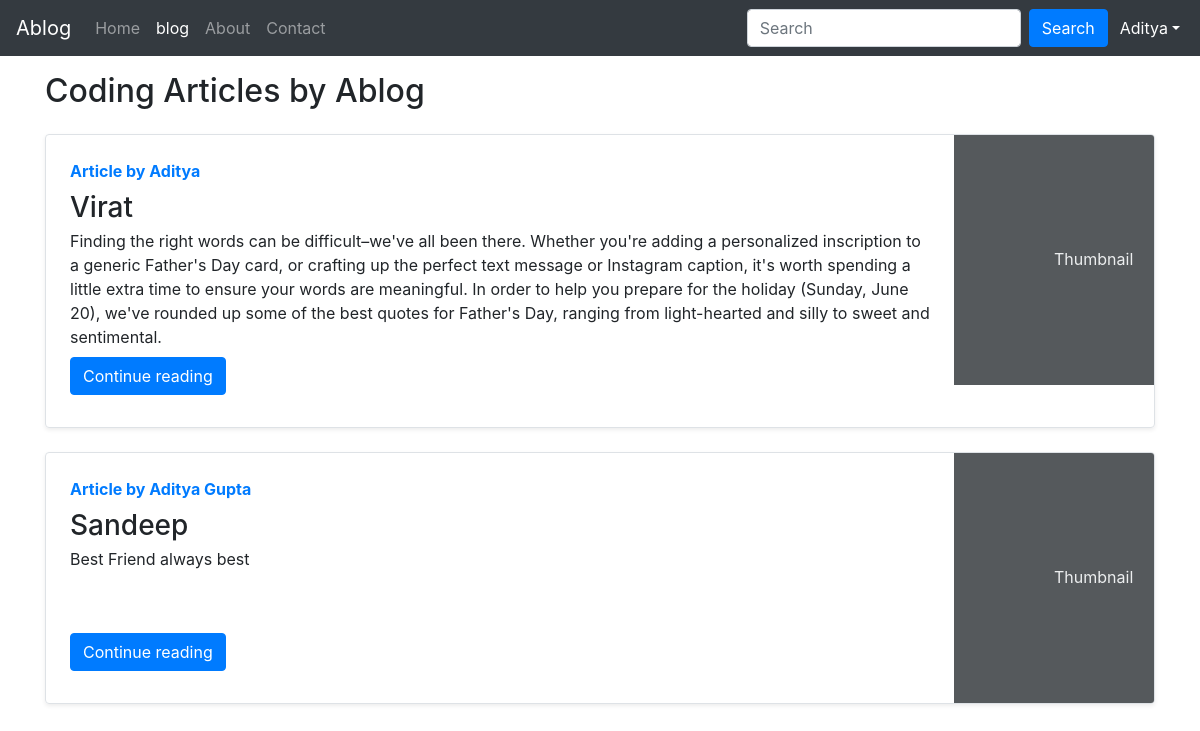
Page /blog/ (signed in) on the committed database.
### blog/models.py (models this page shows, shortened)
class Post(models.Model):
    sno=models.AutoField(primary_key=True)
    title=models.CharField(max_length=255)
    author=models.CharField(max_length=14)
    slug=models.CharField(max_length=130)
    timeStamp=models.DateTimeField(blank=True)
    content=models.TextField()

### blog/views.py (the view)
# urls.py: path('',views.bloghome,name="index"),
def bloghome(request):
    allPosts= Post.objects.all()
    context={'allPosts': allPosts}
    return render(request,'blog/home.html',context);

### templates/blog/home.html (shortened to what this page needs)
{% extends 'base.html' %}
{% block blog %} active {% endblock  %}
{% block body %}
<div class="container my-3">
    <h2>Coding Articles by Ablog</h2>
    {% for post in allPosts  %}
    <div class="row no-gutters border rounded overflow-hidden flex-md-row mb-4 shadow-sm h-md-250 my-4 position-relative">
        <div class="col p-4 d-flex flex-column position-static">
            <strong class="d-inline-block mb-2 text-primary">Article  by {{post.author}}</strong>
            <h3 class="mb-0">{{post.title}}</h3>
            <p class="card-text mb-auto">{{post.content| truncatechars:500}}</p>
            <div class="my-2">
            	<a href="/blog/{{post.slug}}" role="button" class="btn btn-primary">Continue reading</a>
            </div>
        </div>
        <div class="col-auto d-none d-lg-block">
            <svg class="bd-placeholder-img" width="200" height="250" xmlns="http://www.w3.org/2000/svg" preserveAspectRatio="xMidYMid slice" focusable="false" role="img" aria-label="Placeholder: Thumbnail">
                <rect width="100%" height="100%" fill="#55595c"></rect><text x="50%" y="50%" fill="#eceeef" dy=".3em">Thumbnail</text>
            </svg>
        </div>
        </div>
        {% endfor %}
    </div>
 {% endblock %}

### templates/base.html (shortened to what this page needs)
<!doctype html>
<html lang="en">
<head>
    <link rel="stylesheet" href="https://stackpath.bootstrapcdn.com/bootstrap/4.4.1/css/bootstrap.min.css"
>
</head>
<body>
    <nav class="navbar navbar-expand-lg navbar-dark bg-dark">
        <a class="navbar-brand" href="/">Ablog</a>
        <div class="collapse navbar-collapse" id="navbarSupportedContent">
            <ul class="navbar-nav mr-auto">
                <li class="nav-item {% block home %}{% endblock  %}">
                    <a class="nav-link" href="/">Home <span class="sr-only">(current)</span></a>
                </li>
                <li class="nav-item {% block blog %}{% endblock  %}">
                    <a class="nav-link" href="/blog">blog</a>
                </li>
                <li class="nav-item {% block about %}{% endblock  %}">
                    <a class="nav-link" href="/abouts">About</a>
                </li>
                <li class="nav-item {% block contact %}{% endblock  %}">
                    <a class="nav-link" href="/contact">Contact</a>
                </li>
            </ul>
            <form method="get" action='/search' class="form-inline my-2 my-lg-0">
                <input class="form-control mr-sm-2" type="search" placeholder="Search" aria-label="Search" name="query"
                    id="query">
                <button class="btn btn-primary my-2 my-sm-0" type="submit">Search</button>
            </form>
            {% if user.is_authenticated %}
            <ul class="navbar-nav ml-1 mr-n1">
                <li class="nav-item dropdown active">
                    <a class="nav-link dropdown-toggle" href='#' id="navbarDropdown" role="button"
                        data-toggle="dropdown">  {{request.user}}</a>
                </li>
            </ul>
        </div>
        {% endif %}
    </nav>
    {% block body %}{% endblock %}
</body>
</html>

### rows in the picture
Post: author "Aditya", title "Virat", content "Finding the right words can be difficult–we've all been there. Whether you're adding a personalized inscription to a generic Father's Day card, or crafting up the perfect text message or Instagram caption, it's worth spending a little extra time to ensure your words are meaningful. In order to help you prepare for the holiday (Sunday, June 20), we've rounded up some of the best quotes for Father's Day, ranging from light-hearted and silly to sweet and sentimental."
Post: author "Aditya Gupta", title "Sandeep", content "Best Friend always best"

### other values in the picture
{{ request.user }} "Aditya"
